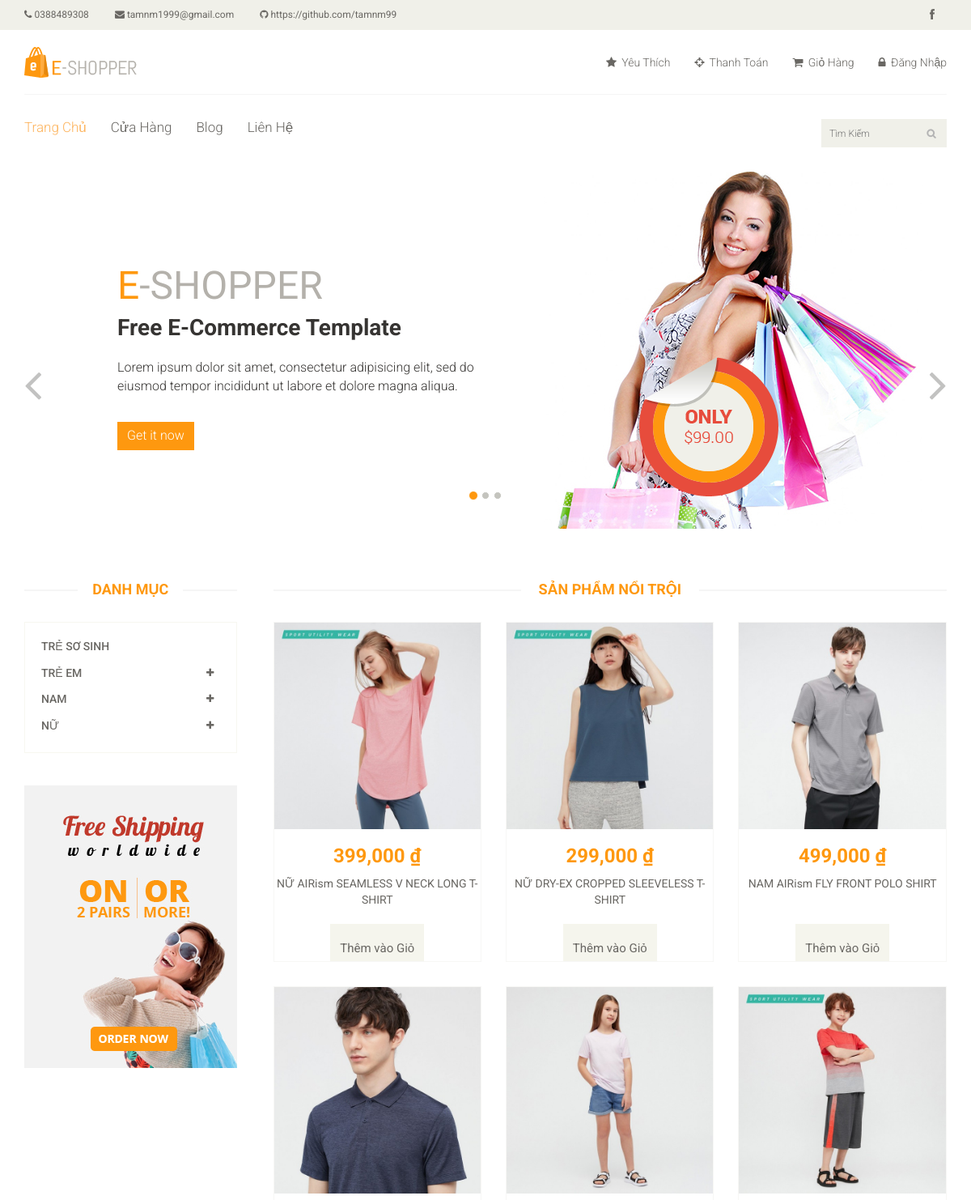
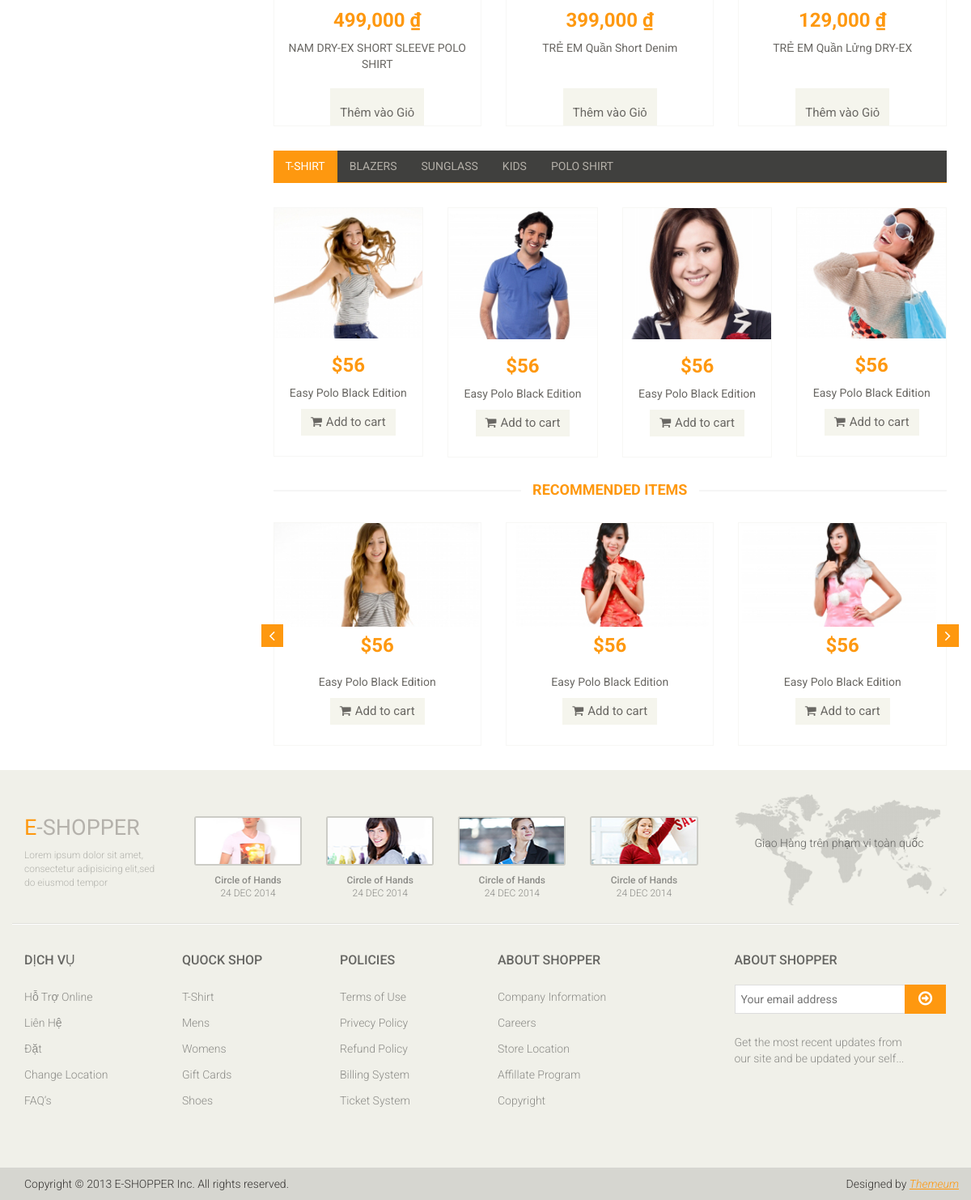
The page /public/index.php on the database its author committed (2 pictures, top to bottom).
### tables this page shows
CREATE TABLE `tbl_categories` (
  `id` int(15) NOT NULL,
  `category_name` varchar(30) NOT NULL,
  `disabled` tinyint(1) NOT NULL DEFAULT 0,
  `parent` int(15) NOT NULL,
  `category_slug` varchar(100) NOT NULL
);

CREATE TABLE `tbl_products` (
  `id` int(15) NOT NULL,
  `user_url_address` varchar(60) NOT NULL,
  `description` varchar(300) NOT NULL,
  `category` int(15) NOT NULL,
  `price` float NOT NULL,
  `quantity` int(11) NOT NULL,
  `image` varchar(500) NOT NULL,
  `image2` varchar(500) DEFAULT NULL,
  `image3` varchar(500) DEFAULT NULL,
  `image4` varchar(500) DEFAULT NULL,
  `date` datetime NOT NULL,
  `slug` varchar(100) DEFAULT NULL
);

### app/views/eshop/product.inc.php (the view)
<div class="col-sm-4" style="height: 450px; display: flex" >
    <div class="product-image-wrapper">
        <div class="single-products">
            <div class="productinfo text-center">
                <a href="<?= ROOT ?>product_details/<?= $data->slug ?>">
                    <div style="overflow: hidden">
                        <img class="product-image" src="<?= ROOT . $data->image ?>" alt=""/>
                    </div>
                </a>
                <h2><?= number_format($data->price, 0, ',') ?> ₫</h2>
                <p style="height: 50px"><?= $data->description ?></p>
                <a href="<?= ROOT ?>add_to_cart/<?= $data->id ?>" class="btn btn-default add-to-cart" style="padding-top:20px">
                    <iclass="fa fa-shopping-cart"></i>Thêm vào Giỏ
                </a>
            </div>
        </div>
    </div>
</div>

### app/views/eshop/index.php (shortened to what the rows shown need)
<section id="slider">
    <div class="container">
        <div class="row">
            <div class="col-sm-12">
                <div id="slider-carousel" class="carousel slide" data-ride="carousel">
                    <div class="carousel-inner">
                        <div class="item active">
                            <div class="col-sm-6">
                                <h1><span>E</span>-SHOPPER</h1>
                                <h2>Free E-Commerce Template</h2>
                            </div>
                        </div>
                    </div>
                </div>
            </div>
        </div>
    </div>
</section>
<section>
    <div class="container">
        <div class="row">
            <?php $this->view("sidebar.inc", $data); ?>
            <div class="col-sm-9 padding-right">
                <div class="features_items">
                    <br>
                    <h2 class="title text-center">Sản Phẩm nổi trội</h2>
                    <?php if (is_array($ROWS)): ?>
                        <?php foreach ($ROWS as $row): ?>
                            <?php $this->view("product.inc", $row); ?>
                        <?php endforeach; ?>
                    <?php endif; ?>
                </div>
                <div class="category-tab">
                    <div class="tab-content">
                        <div class="tab-pane fade active in" id="tshirt">
                            <div class="col-sm-3">
                                <div class="product-image-wrapper">
                                    <div class="single-products">
                                        <div class="productinfo text-center">
                                            <h2>$56</h2>
                                        </div>
                                    </div>
                                </div>
                            </div>
                            <div class="col-sm-3">
                                <div class="product-image-wrapper">
                                    <div class="single-products">
                                        <div class="productinfo text-center">
                                            <h2>$56</h2>
                                        </div>
                                    </div>
                                </div>
                            </div>
                            <div class="col-sm-3">
                                <div class="product-image-wrapper">
                                    <div class="single-products">
                                        <div class="productinfo text-center">
                                            <h2>$56</h2>
                                        </div>
                                    </div>
                                </div>
                            </div>
                            <div class="col-sm-3">
                                <div class="product-image-wrapper">
                                    <div class="single-products">
                                        <div class="productinfo text-center">
                                            <h2>$56</h2>
                                        </div>
                                    </div>
                                </div>
                            </div>
                        </div>
                    </div>
                </div>
                <div class="recommended_items">
                    <h2 class="title text-center">recommended items</h2>
                    <div id="recommended-item-carousel" class="carousel slide" data-ride="carousel">
                        <div class="carousel-inner">
                            <div class="item active">
                                <div class="col-sm-4">
                                    <div class="product-image-wrapper">
                                        <div class="single-products">
                                            <div class="productinfo text-center">
                                                <h2>$56</h2>
                                            </div>
                                        </div>
                                    </div>
                                </div>
                                <div class="col-sm-4">
                                    <div class="product-image-wrapper">
                                        <div class="single-products">
                                            <div class="productinfo text-center">
                                                <h2>$56</h2>
                                            </div>
                                        </div>
                                    </div>
                                </div>
                                <div class="col-sm-4">
                                    <div class="product-image-wrapper">
                                        <div class="single-products">
                                            <div class="productinfo text-center">
                                                <h2>$56</h2>
                                            </div>
                                        </div>
                                    </div>
                                </div>
                            </div>
                        </div>
                    </div>
                </div>
            </div>
        </div>
    </div>
</section>

### app/views/eshop/sidebar.inc.php (shortened to what the rows shown need)
<div class="col-sm-3">
    <div class="left-sidebar">
        <br>
        <h2>Danh Mục</h2>
        <div class="panel-group category-products" id="accordian">
            <?php if (isset($categories) && is_array($categories)): ?>
                <?php foreach ($categories as $row):
                    if ($row->parent > 0) {
                        continue;
                    }
                    $parents = array_column($categories, "parent");
                    ?>
                    <div class="panel panel-default">
                        <div class="panel-heading">
                            <h4 class="panel-title">
                                <a <?= in_array($row->id, $parents) ? 'data-toggle="collapse"' : ''; ?>
                                        data-parent="#accordian"
                                        href="<?= in_array($row->id, $parents) ? '#'
                                            . $row->category_slug : ROOT . 'shop/category/'
                                            . $row->category_slug ?>">
                                    <?= $row->category_name ?>
                                    <?php if (in_array($row->id, $parents)): ?>
                                        <span class="badge pull-right"><i class="fa fa-plus"></i></span>
                                    <?php endif; ?>
                                </a>
                            </h4>
                        </div>
                    </div>
                <?php endforeach; ?>
            <?php endif; ?>
        </div>
    </div>
</div>

### rows shown on the page
tbl_categories: category_name "TRẺ SƠ SINH"
tbl_categories: category_name "TRẺ EM"
tbl_categories: category_name "NAM"
tbl_categories: category_name "NỮ"
tbl_products: shows a picture, price "399,000", description "NỮ AIRism SEAMLESS V NECK LONG T-SHIRT"
tbl_products: shows a picture, price "299,000", description "NỮ DRY-EX CROPPED SLEEVELESS T-SHIRT"
tbl_products: shows a picture, price "499,000", description "NAM AIRism FLY FRONT POLO SHIRT"
tbl_products: shows a picture, price "499,000", description "NAM DRY-EX SHORT SLEEVE POLO SHIRT"
tbl_products: shows a picture, price "399,000", description "TRẺ EM Quần Short Denim"
tbl_products: shows a picture, price "129,000", description "TRẺ EM Quần Lửng DRY-EX"

### other values the page prints
Setting::so_dien_thoai() "0388489308"
Setting::dia_chi_email() "tamnm1999@gmail.com"
